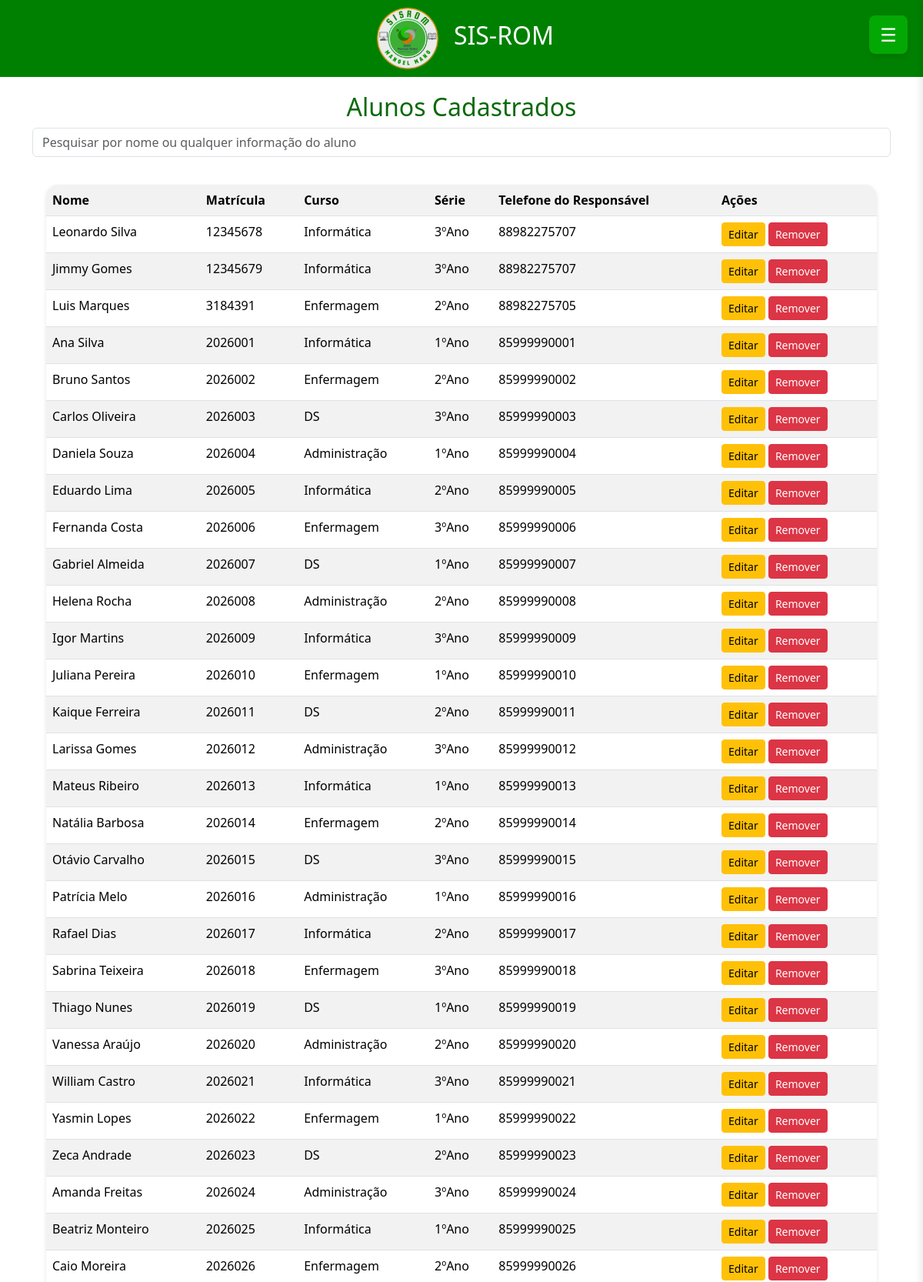
The page /pages/admin/alunos.php (signed in, upper part) on the database its author committed.
### tables this page shows
CREATE TABLE aluno (
  id_aluno int(11) NOT NULL,
  nome varchar(100) NOT NULL,
  matricula varchar(20) NOT NULL,
  curso varchar(50) NOT NULL,
  serie int(11) NOT NULL,
  telefone_responsavel varchar(13) NOT NULL
);

### pages/admin/alunos.php (the view, shortened to what this page needs)
<!DOCTYPE html>
<html lang="pt-br">
<head>
    <link rel="stylesheet" href="../css/painel_admin.css">
    <link href="https://cdn.jsdelivr.net/npm/bootstrap@5.3.8/dist/css/bootstrap.min.css" rel="stylesheet">
</head>
<body>
    <div style="background-color: green;">
        <div class="home" style="display: flex; justify-content: center; align-items: center;">
            <img src="../../assets/images/Logo Projeto Sem Fundo.png" style="height: 100px; width: 100px;" alt="Logo">
            <h2 style="color: white; margin-left: 10px;">SIS-ROM</h2>
        </div>
        <button id="menuBtn">☰</button>
    </div>
    <h2 style="color: rgb(9, 105, 9); text-align: center; margin-top: 20px;">
        Alunos Cadastrados
    </h2>
    <div class="container mb-3">
        <input type="text" id="searchInput" class="form-control" placeholder="Pesquisar por nome ou qualquer informação do aluno">
    </div>
    <div class="table-responsive-container">
        <table class="table table-striped">
            <tr>
                <th>Nome</th>
                <th>Matrícula</th>
                <th>Curso</th>
                <th>Série</th>
                <th>Telefone do Responsável</th>
                <th>Ações</th>
            </tr>
            <?php
            include('../../backend/database.php');
            $query = "SELECT id_aluno, nome, matricula, curso, serie, telefone_responsavel FROM aluno WHERE serie BETWEEN 1 AND 3";
            $result = mysqli_query($conexao, $query);
            if (mysqli_num_rows($result) > 0) {
                while ($row = $result->fetch_assoc()) {
                    ?>
                    <tr>
                        <td><?= htmlspecialchars($row['nome']) ?></td>
                        <td><?= htmlspecialchars($row['matricula']) ?></td>
                        <td><?= htmlspecialchars($row['curso']) ?></td>
                        <td><?= htmlspecialchars($row['serie']) ?>ºAno</td>
                        <td><?= htmlspecialchars($row['telefone_responsavel']) ?></td>
                        <td>
                            <button type="button"
                                    class="btn btn-warning btn-sm btn-editar-aluno"
                                    data-bs-toggle="modal"
                                    data-bs-target="#modalEditarAluno"
                                    data-id="<?= $row['id_aluno'] ?>"
                                    data-nome="<?= htmlspecialchars($row['nome'], ENT_QUOTES) ?>"
                                    data-matricula="<?= htmlspecialchars($row['matricula'], ENT_QUOTES) ?>"
                                    data-curso="<?= htmlspecialchars($row['curso'], ENT_QUOTES) ?>"
                                    data-serie="<?= htmlspecialchars($row['serie'], ENT_QUOTES) ?>"
                                    data-tel="<?= htmlspecialchars($row['telefone_responsavel'], ENT_QUOTES) ?>">
                                Editar
                            </button>
                            <a href="../../backend/deletar_aluno.php?id=<?= $row['id_aluno'] ?>"
                               class="btn btn-danger btn-sm"
                               onclick="return confirm('Tem certeza que deseja remover este aluno?');">
                               Remover
                            </a>
                        </td>
                    </tr>
                    <?php
                }
            } else {
                echo "<tr><td colspan='10'>Nenhum aluno cadastrado!</td></tr>";
            }
            ?>
        </table>
    </div>
</body>
</html>

### pages/css/painel_admin.css (style rules this page uses)
* { margin: 0; padding: 0; box-sizing: border-box; }
body { background-color: #ffffff; color: #333333; display: flex; flex-direction: column; overflow-x: hidden; }
.table-responsive-container { width: 90%; margin: 20px auto; display: block; overflow-x: auto !important; -webkit-overflow-scrolling: touch; border-radius: 15px; box-shadow: 0 2px 5px rgba(0,0,0,0.1); }
.table-responsive-container table { margin: 0 !important; width: 100% !important; }
#menuBtn { position: fixed; top: 20px; right: 20px; z-index: 1000; width: 50px; height: 50px; background-color: rgb(4, 168, 4); color: rgb(255, 255, 255); border: none; border-radius: 8px; cursor: pointer; font-size: 24px; box-shadow: 0 4px 6px rgba(0, 0, 0, 0.1); transition: background-color 0.3s; }
input, select { padding: 10px; border: 1px solid #ccc; border-radius: 5px; font-size: 16px; }

### rows shown on the page
aluno: nome "Leonardo Silva", matricula "12345678", curso "Informática", serie "3", telefone_responsavel "88982275707"
aluno: nome "Jimmy Gomes", matricula "12345679", curso "Informática", serie "3", telefone_responsavel "88982275707"
aluno: nome "Luis Marques", matricula "3184391", curso "Enfermagem", serie "2", telefone_responsavel "88982275705"
aluno: nome "Ana Silva", matricula "2026001", curso "Informática", serie "1", telefone_responsavel "85999990001"
aluno: nome "Bruno Santos", matricula "2026002", curso "Enfermagem", serie "2", telefone_responsavel "85999990002"
aluno: nome "Carlos Oliveira", matricula "2026003", curso "DS", serie "3", telefone_responsavel "85999990003"
aluno: nome "Daniela Souza", matricula "2026004", curso "Administração", serie "1", telefone_responsavel "85999990004"
aluno: nome "Eduardo Lima", matricula "2026005", curso "Informática", serie "2", telefone_responsavel "85999990005"
aluno: nome "Fernanda Costa", matricula "2026006", curso "Enfermagem", serie "3", telefone_responsavel "85999990006"
aluno: nome "Gabriel Almeida", matricula "2026007", curso "DS", serie "1", telefone_responsavel "85999990007"
aluno: nome "Helena Rocha", matricula "2026008", curso "Administração", serie "2", telefone_responsavel "85999990008"
aluno: nome "Igor Martins", matricula "2026009", curso "Informática", serie "3", telefone_responsavel "85999990009"
aluno: nome "Juliana Pereira", matricula "2026010", curso "Enfermagem", serie "1", telefone_responsavel "85999990010"
aluno: nome "Kaique Ferreira", matricula "2026011", curso "DS", serie "2", telefone_responsavel "85999990011"
aluno: nome "Larissa Gomes", matricula "2026012", curso "Administração", serie "3", telefone_responsavel "85999990012"
aluno: nome "Mateus Ribeiro", matricula "2026013", curso "Informática", serie "1", telefone_responsavel "85999990013"
aluno: nome "Natália Barbosa", matricula "2026014", curso "Enfermagem", serie "2", telefone_responsavel "85999990014"
aluno: nome "Otávio Carvalho", matricula "2026015", curso "DS", serie "3", telefone_responsavel "85999990015"
aluno: nome "Patrícia Melo", matricula "2026016", curso "Administração", serie "1", telefone_responsavel "85999990016"
aluno: nome "Rafael Dias", matricula "2026017", curso "Informática", serie "2", telefone_responsavel "85999990017"
aluno: nome "Sabrina Teixeira", matricula "2026018", curso "Enfermagem", serie "3", telefone_responsavel "85999990018"
aluno: nome "Thiago Nunes", matricula "2026019", curso "DS", serie "1", telefone_responsavel "85999990019"
aluno: nome "Vanessa Araújo", matricula "2026020", curso "Administração", serie "2", telefone_responsavel "85999990020"
aluno: nome "William Castro", matricula "2026021", curso "Informática", serie "3", telefone_responsavel "85999990021"
aluno: nome "Yasmin Lopes", matricula "2026022", curso "Enfermagem", serie "1", telefone_responsavel "85999990022"
aluno: nome "Zeca Andrade", matricula "2026023", curso "DS", serie "2", telefone_responsavel "85999990023"
aluno: nome "Amanda Freitas", matricula "2026024", curso "Administração", serie "3", telefone_responsavel "85999990024"
aluno: nome "Beatriz Monteiro", matricula "2026025", curso "Informática", serie "1", telefone_responsavel "85999990025"
aluno: nome "Caio Moreira", matricula "2026026", curso "Enfermagem", serie "2", telefone_responsavel "85999990026"
